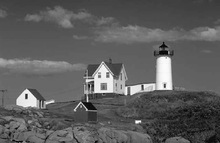
%> input picture images/lighthouse.png, 220 x 143 px, shrunk from 472 x 307 before the run
$ octave Sheet10.m   (GNU Octave 9; MATLAB toolbox functions it lacks are replaced by stand-ins)
%> lines starting %> are read from the running program, lines starting %| are printed output that depends on the picture
### Matlab/Sheet10/plotOctaves.m
function plotOctaves( octaves )
%PLOTOCTAVES Plots the octaves provided.

    Noctaves = size(octaves, 1);
    Nscales = size(octaves, 2);

    figure;
        for o = 1 : Noctaves
            for s = 1 : Nscales
                subplot(Noctaves, Nscales, Nscales * (o - 1) + s);
                    imshow(octaves{o, s}, []);
            end
        end

end

### Matlab/Sheet10/plotOctavesWithKeypoints.m
function plotOctavesWithKeypoints( octaves, keypoints, original )
%PLOTOCTAVESWITHKEYPOINTS Plots the octaves and marks keypoints.
%    Also plots the image with all remaining keypoints in a separate
%    figure.

    Noctaves = size(octaves, 1);
    Nscales = size(octaves, 2);

    colors = [ones(Noctaves, 1) (0.2 : (0.8 / (Noctaves - 1)) : 1)'  zeros(Noctaves, 1)];

    kpX = cell(Noctaves, Nscales);
    kpY = cell(Noctaves, Nscales);
    for kpI = 1:numel(kpX)
        kpX{kpI} = [];
        kpY{kpI} = [];
    end
    for keypoint = keypoints
        kpX{keypoint{1}(1), keypoint{1}(2)}(end+1) = keypoint{1}(4);
        kpY{keypoint{1}(1), keypoint{1}(2)}(end+1) = keypoint{1}(3);
    end

    figure;
        for o = 1 : Noctaves
            for s = 1 : Nscales
                subplot(Noctaves, Nscales, Nscales * (o - 1) + s);
                    imshow(octaves{o, s}, []);
                    hold on;
                    scatter(kpX{o, s}(:), kpY{o, s}(:), '*', 'MarkerEdgeColor', colors(o, :));
                    hold off;
            end
        end

    figure;
        imshow(original, []);
        hold on;
        scale = 1;
        for o = 1 : Noctaves
            for s = 1 : Nscales
                hold on;
                scatter(kpX{o, s}(:) * scale, kpY{o, s}(:) * scale, '*', 'MarkerEdgeColor', colors(o, :));
                hold off;
            end
            scale = scale * 2;
        end
        hold off;

    disp(['Keypoints: ' num2str(length(keypoints))])
end

### Matlab/Sheet10/Sheet10.m
lighthouse = rgb2gray(im2double(imread(fullfile('..','..','images','lighthouse.png'))));
%> lighthouse: size 143x220 double; min 0, max 1, mean 0.369

%% Exercise a) Gaussian pyramid
Noctaves = 4;
Nscales = 5;
sigma = sqrt(2) .^ (0:(Nscales - 1)) * 0.5;
kernelsize = ceil(4 * sigma);

octaves = cell(Noctaves, Nscales);

for o = 1 : Noctaves
    if o == 1
        image = lighthouse;
    else
        image = octaves{o - 1, 3}(1:2:end, 1:2:end);
    end
    for s = 1 : Nscales
        filter = getGaussianFilter([kernelsize(s) kernelsize(s)], sigma(s));
        octaves{o, s} = applyFilterFFT(image, filter);
    end
end
%> after the loop, octaves = 20 items

plotOctaves(octaves);
%> in plotOctaves, `Noctaves = size(octaves, 1);`: Noctaves = 4
%> in plotOctaves, `Nscales = size(octaves, 2);`: Nscales = 5
%> the loop in plotOctaves, `for o = 1 : Noctaves` made 4 passes
set(gcf, 'name', 'Octaves')
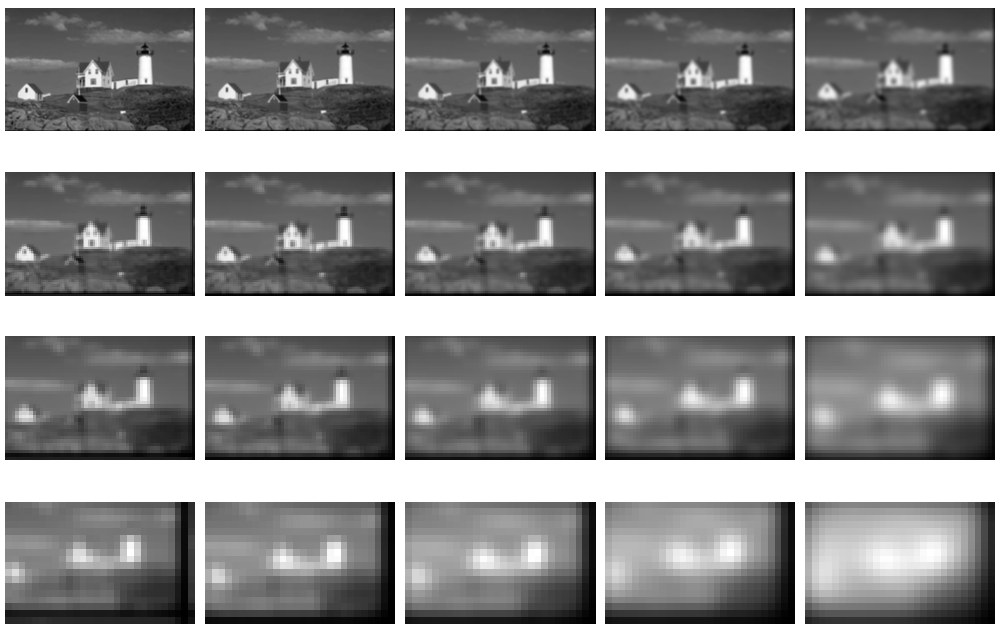
%> figure redrawn from the program's plot data, 20 panels

%% Exercise b) DoG images
for o = 1 : Noctaves
    for s = Nscales : -1 : 2
        octaves{o, s} = octaves{o, s - 1} - octaves{o, s};
    end
end

plotOctaves(octaves);
%> the loop in plotOctaves (call 2), `for o = 1 : Noctaves` made 4 passes
%> pass 1, in plotOctaves (call 2), `for s = 1 : Nscales subplot(Noctaves, Nscales, Nscales * (o - 1) + s);..`:
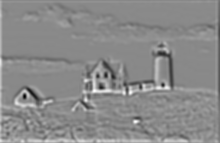
%> displayed picture: size 143x220, on the screen's scale of 0 to 255; min 0, max 255, mean 138.4
set(gcf, 'name', 'Scale space')
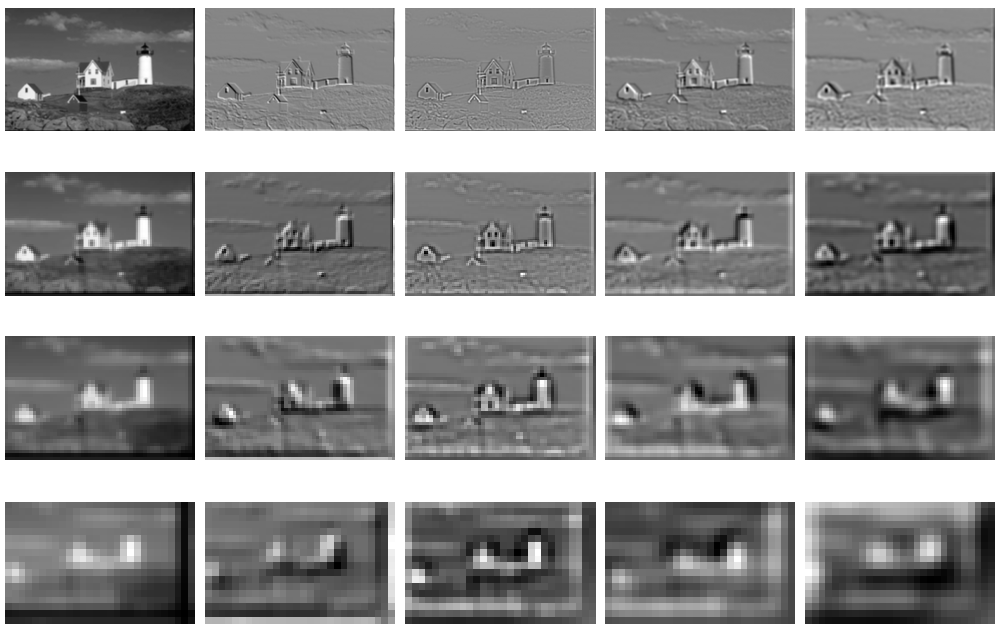
%> figure redrawn from the program's plot data, 20 panels

%% Exercise c) Extrema in DoG images
keypoints = cell(1);
count = 0;
for o = 1 : Noctaves
    for s = 3 : Nscales - 1
        for y = 2 : size(octaves{o, s}, 1) - 1
            for x = 2 : size(octaves{o, s}, 2) - 1
                yInd = y - 1:y + 1;
                xInd = x - 1:x + 1;
                pix = [octaves{o, s-1}(yInd, xInd) ...
                       octaves{o, s}(yInd, xInd) ...
                       octaves{o, s+1}(yInd, xInd)];
                pix = pix(:)';
                [~, c, ~] = find(pix == min(pix));
                if c ~= 14
                    [~, c, ~] = find(pix == max(pix));
                end
                if c == 14
                    count = count + 1;
                    keypoints{count} = [o, s, y, x, pix(c)];
                end
            end
        end
    end
end
%> after the loop, count = 1612; keypoints = 1612 items

plotOctavesWithKeypoints(octaves, keypoints, lighthouse);
%> in plotOctavesWithKeypoints, `kpX = cell(Noctaves, Nscales);`: kpX = 20 items
%> the loop in plotOctavesWithKeypoints, `for keypoint = keypoints` made 1612 passes
%> keypoint on passes 1 to 3: {[1 3 2 208 -0.00684]}, {[1 3 3 200 -0.00712]}, {[1 3 5 151 -0.00608]}
%> the loop in plotOctavesWithKeypoints, `for o = 1 : Noctaves` made 4 passes
%> after the loop in plotOctavesWithKeypoints, `for o = 1 : Noctaves`:
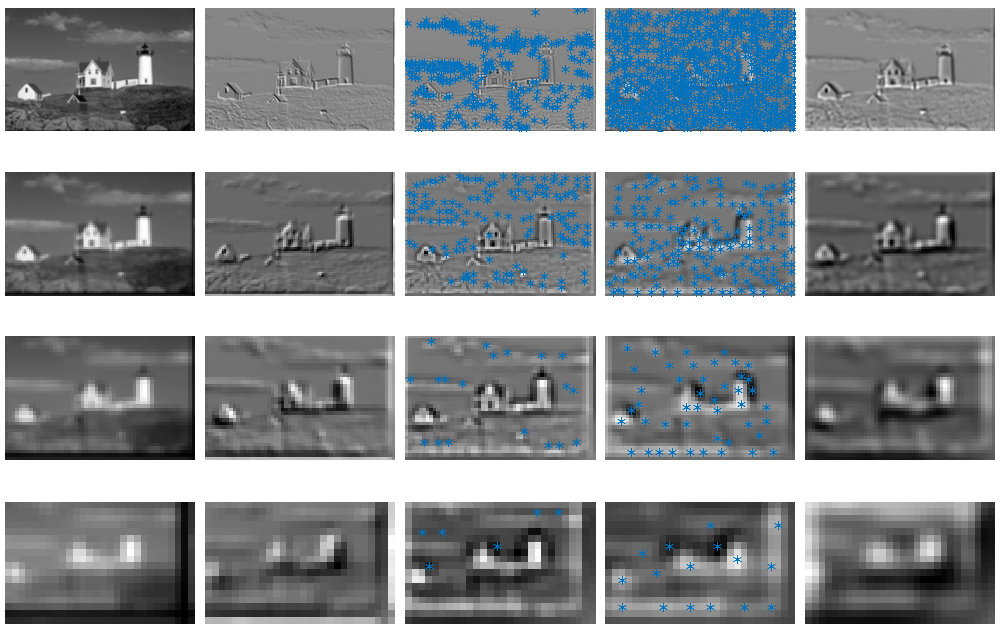
%> figure redrawn from the program's plot data, 20 panels
%> the loop in plotOctavesWithKeypoints, `for o = 1 : Noctaves` made 4 passes
%> scale on passes 1 to 4: 2, 4, 8, 16
%| Keypoints: 1612
set(gcf, 'name', 'Extrema')
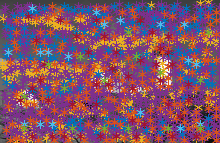
%> figure redrawn from the program's plot data

%% Exercise d) Hessian matrix as Harris Corner detection
r = 10;
i = 1;
while i <= length(keypoints)
    o = keypoints{i}(1);
    s = keypoints{i}(2);
    y = keypoints{i}(3);
    x = keypoints{i}(4);

    [Dx, Dy] = gradient(octaves{o, s}(y - 1:y + 1, x - 1:x + 1));
    [Dxx, Dxy] = gradient(Dx);
    [Dyx, Dyy] = gradient(Dy);

    TrH = Dxx(2, 2) + Dyy(2, 2);
    DetH = Dxx(2, 2) * Dyy(2, 2) - Dxy(2, 2) * Dyx(2, 2);

    if DetH <= 0 || TrH ^ 2 / DetH > (r + 1) ^ 2 / r
        keypoints(i) = [];
    else
        i = i + 1;
    end
end
%> this loop made 1612 passes
%> (y, x, TrH, DetH) on passes 1 to 12: (2, 208, 0.0082, 3.99e-07), (3, 200, 0.00193, 5.51e-07), (5, 151, 0.000572, 7.56e-08), (14, 46, 0.00495, 1.83e-06), (15, 25, 0.0136, 2.99e-05), (16, 48, 0.00318, 1.31e-06), (17, 51, 0.00269, 1.26e-07), (17, 58, 0.00509, 5.9e-06), (17, 87, 0.00493, 4.86e-06), (18, 3, 0.00378, 1.63e-06), (18, 23, 0.00302, 2.27e-06), (18, 43, 0.00436, 2.93e-06)
%> (y, x, TrH) on pass 54: (37, 163, 0.00293)

plotOctavesWithKeypoints(octaves, keypoints, lighthouse);
%> the loop in plotOctavesWithKeypoints (call 2), `for keypoint = keypoints` made 1052 passes
%> keypoint on passes 1 to 3: {[1 3 3 200 -0.00712]}, {[1 3 5 151 -0.00608]}, {[1 3 15 25 -0.0173]}
%> the loop in plotOctavesWithKeypoints (call 2), `for o = 1 : Noctaves` made 4 passes
%| Keypoints: 1052
set(gcf, 'name', 'Corner detection')
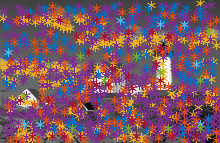
%> figure redrawn from the program's plot data

%% Exercise e)
threshold = 0.1;
i = 1;
while i <= length(keypoints)
    if abs(keypoints{i}(5)) < threshold
        keypoints(i) = [];
    else
        i = i + 1;
    end
end

%% Exercise f)
plotOctavesWithKeypoints(octaves, keypoints, lighthouse);
%| Keypoints: 42
set(gcf, 'name', 'Thresholding')
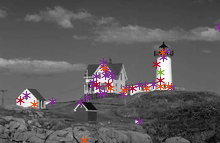
%> figure redrawn from the program's plot data
